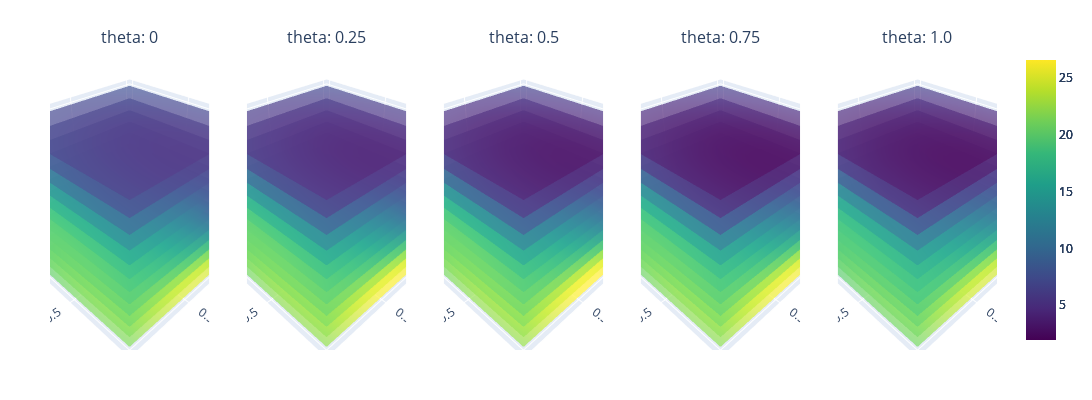

Write notebook code for a chart like this one.
### Code cell
original_bounds = torch.tensor([[x_all[:,0].min(), x_all[:,1].min(), x_all[:,2].min(), x_all[:,3].min()], [x_all[:,0].max(), x_all[:,1].max(), x_all[:,2].max(), x_all[:,3].max()]])
random.seed(42)
random_indices = random.sample(range(x_all.shape[0]), 10)
x_train, _ = ground_truth_pool(lhs_data)
nx_train = normalize(x_train, bounds=original_bounds) # normalized data for training

x_train_df = pd.DataFrame(x_train.numpy(), columns=['n', 'theta', 'r', 't']) # Converted dataframe of the training data
matching_index = find_nearest_rows(x_inputs,x_train_df) # THe cloeset indecies
y_train,y_train_var = ground_truth_value(matching_index) # Train_y and train y var. Variance exists is multiple of the same rows exist

nx_all = normalize(x_all,original_bounds)

# Step 1: Initialize your model
gp_model = GaussianModel(x_train=nx_train, y_train=y_train, y_train_var=y_train_var, bounds=original_bounds)

# Step 2: Initialize Plotting class
variable_combinations = [('n', 'r', 't'), ('theta', 'r', 't'), ('n', 't', 'theta')]
plotting = Plotting(gp_model, variable_combinations=variable_combinations)

combination = variable_combinations[0]

minmax = [y_train.min(), y_train.max()]
plotting.sliced_plotting(combination, minmax)

### Figure 1 — Plotly figure (JSON) as saved in the notebook; plotly's stock layout.template omitted (floating-point values rounded to 4 significant figures; data arrays with more than 128 entries replaced by an {"elided": "..."} marker saying what was removed)
{"data": [{"cmax": 26.55, "cmin": 1.95, "colorscale": [[0, "#440154"], [0.1111, "#482878"], [0.2222, "#3e4989"], [0.3333, "#31688e"], [0.4444, "#26828e"], [0.5556, "#1f9e89"], [0.6667, "#35b779"], [0.7778, "#6ece58"], [0.8889, "#b5de2b"], [1, "#fde725"]], "opacity": 0.7, "scene": "scene", "showscale": true, "surfacecolor": {"elided": "20x20 float values"}, "type": "surface", "x": {"elided": "20x20 float values"}, "y": {"elided": "20x20 float values"}, "z": {"elided": "20x20 float values"}}, {"cmax": 26.55, "cmin": 1.95, "colorscale": [[0, "#440154"], [0.1111, "#482878"], [0.2222, "#3e4989"], [0.3333, "#31688e"], [0.4444, "#26828e"], [0.5556, "#1f9e89"], [0.6667, "#35b779"], [0.7778, "#6ece58"], [0.8889, "#b5de2b"], [1, "#fde725"]], "opacity": 0.7, "scene": "scene2", "showscale": true, "surfacecolor": {"elided": "20x20 float values"}, "type": "surface", "x": {"elided": "20x20 float values"}, "y": {"elided": "20x20 float values"}, "z": {"elided": "20x20 float values"}}, {"cmax": 26.55, "cmin": 1.95, "colorscale": [[0, "#440154"], [0.1111, "#482878"], [0.2222, "#3e4989"], [0.3333, "#31688e"], [0.4444, "#26828e"], [0.5556, "#1f9e89"], [0.6667, "#35b779"], [0.7778, "#6ece58"], [0.8889, "#b5de2b"], [1, "#fde725"]], "opacity": 0.7, "scene": "scene3", "showscale": true, "surfacecolor": {"elided": "20x20 float values"}, "type": "surface", "x": {"elided": "20x20 float values"}, "y": {"elided": "20x20 float values"}, "z": {"elided": "20x20 float values"}}, {"cmax": 26.55, "cmin": 1.95, "colorscale": [[0, "#440154"], [0.1111, "#482878"], [0.2222, "#3e4989"], [0.3333, "#31688e"], [0.4444, "#26828e"], [0.5556, "#1f9e89"], [0.6667, "#35b779"], [0.7778, "#6ece58"], [0.8889, "#b5de2b"], [1, "#fde725"]], "opacity": 0.7, "scene": "scene4", "showscale": true, "surfacecolor": {"elided": "20x20 float values"}, "type": "surface", "x": {"elided": "20x20 float values"}, "y": {"elided": "20x20 float values"}, "z": {"elided": "20x20 float values"}}, {"cmax": 26.55, "cmin": 1.95, "colorscale": [[0, "#440154"], [0.1111, "#482878"], [0.2222, "#3e4989"], [0.3333, "#31688e"], [0.4444, "#26828e"], [0.5556, "#1f9e89"], [0.6667, "#35b779"], [0.7778, "#6ece58"], [0.8889, "#b5de2b"], [1, "#fde725"]], "opacity": 0.7, "scene": "scene5", "showscale": true, "surfacecolor": {"elided": "20x20 float values"}, "type": "surface", "x": {"elided": "20x20 float values"}, "y": {"elided": "20x20 float values"}, "z": {"elided": "20x20 float values"}}, {"cmax": 26.55, "cmin": 1.95, "colorscale": [[0, "#440154"], [0.1111, "#482878"], [0.2222, "#3e4989"], [0.3333, "#31688e"], [0.4444, "#26828e"], [0.5556, "#1f9e89"], [0.6667, "#35b779"], [0.7778, "#6ece58"], [0.8889, "#b5de2b"], [1, "#fde725"]], "opacity": 0.7, "scene": "scene", "showscale": false, "surfacecolor": {"elided": "20x20 float values"}, "type": "surface", "x": {"elided": "20x20 float values"}, "y": {"elided": "20x20 float values"}, "z": {"elided": "20x20 float values"}}, {"cmax": 26.55, "cmin": 1.95, "colorscale": [[0, "#440154"], [0.1111, "#482878"], [0.2222, "#3e4989"], [0.3333, "#31688e"], [0.4444, "#26828e"], [0.5556, "#1f9e89"], [0.6667, "#35b779"], [0.7778, "#6ece58"], [0.8889, "#b5de2b"], [1, "#fde725"]], "opacity": 0.7, "scene": "scene2", "showscale": false, "surfacecolor": {"elided": "20x20 float values"}, "type": "surface", "x": {"elided": "20x20 float values"}, "y": {"elided": "20x20 float values"}, "z": {"elided": "20x20 float values"}}, {"cmax": 26.55, "cmin": 1.95, "colorscale": [[0, "#440154"], [0.1111, "#482878"], [0.2222, "#3e4989"], [0.3333, "#31688e"], [0.4444, "#26828e"], [0.5556, "#1f9e89"], [0.6667, "#35b779"], [0.7778, "#6ece58"], [0.8889, "#b5de2b"], [1, "#fde725"]], "opacity": 0.7, "scene": "scene3", "showscale": false, "surfacecolor": {"elided": "20x20 float values"}, "type": "surface", "x": {"elided": "20x20 float values"}, "y": {"elided": "20x20 float values"}, "z": {"elided": "20x20 float values"}}, {"cmax": 26.55, "cmin": 1.95, "colorscale": [[0, "#440154"], [0.1111, "#482878"], [0.2222, "#3e4989"], [0.3333, "#31688e"], [0.4444, "#26828e"], [0.5556, "#1f9e89"], [0.6667, "#35b779"], [0.7778, "#6ece58"], [0.8889, "#b5de2b"], [1, "#fde725"]], "opacity": 0.7, "scene": "scene4", "showscale": false, "surfacecolor": {"elided": "20x20 float values"}, "type": "surface", "x": {"elided": "20x20 float values"}, "y": {"elided": "20x20 float values"}, "z": {"elided": "20x20 float values"}}, {"cmax": 26.55, "cmin": 1.95, "colorscale": [[0, "#440154"], [0.1111, "#482878"], [0.2222, "#3e4989"], [0.3333, "#31688e"], [0.4444, "#26828e"], [0.5556, "#1f9e89"], [0.6667, "#35b779"], [0.7778, "#6ece58"], [0.8889, "#b5de2b"], [1, "#fde725"]], "opacity": 0.7, "scene": "scene5", "showscale": false, "surfacecolor": {"elided": "20x20 float values"}, "type": "surface", "x": {"elided": "20x20 float values"}, "y": {"elided": "20x20 float values"}, "z": {"elided": "20x20 float values"}}, {"cmax": 26.55, "cmin": 1.95, "colorscale": [[0, "#440154"], [0.1111, "#482878"], [0.2222, "#3e4989"], [0.3333, "#31688e"], [0.4444, "#26828e"], [0.5556, "#1f9e89"], [0.6667, "#35b779"], [0.7778, "#6ece58"], [0.8889, "#b5de2b"], [1, "#fde725"]], "opacity": 0.7, "scene": "scene", "showscale": false, "surfacecolor": {"elided": "20x20 float values"}, "type": "surface", "x": {"elided": "20x20 float values"}, "y": {"elided": "20x20 float values"}, "z": {"elided": "20x20 float values"}}, {"cmax": 26.55, "cmin": 1.95, "colorscale": [[0, "#440154"], [0.1111, "#482878"], [0.2222, "#3e4989"], [0.3333, "#31688e"], [0.4444, "#26828e"], [0.5556, "#1f9e89"], [0.6667, "#35b779"], [0.7778, "#6ece58"], [0.8889, "#b5de2b"], [1, "#fde725"]], "opacity": 0.7, "scene": "scene2", "showscale": false, "surfacecolor": {"elided": "20x20 float values"}, "type": "surface", "x": {"elided": "20x20 float values"}, "y": {"elided": "20x20 float values"}, "z": {"elided": "20x20 float values"}}, {"cmax": 26.55, "cmin": 1.95, "colorscale": [[0, "#440154"], [0.1111, "#482878"], [0.2222, "#3e4989"], [0.3333, "#31688e"], [0.4444, "#26828e"], [0.5556, "#1f9e89"], [0.6667, "#35b779"], [0.7778, "#6ece58"], [0.8889, "#b5de2b"], [1, "#fde725"]], "opacity": 0.7, "scene": "scene3", "showscale": false, "surfacecolor": {"elided": "20x20 float values"}, "type": "surface", "x": {"elided": "20x20 float values"}, "y": {"elided": "20x20 float values"}, "z": {"elided": "20x20 float values"}}, {"cmax": 26.55, "cmin": 1.95, "colorscale": [[0, "#440154"], [0.1111, "#482878"], [0.2222, "#3e4989"], [0.3333, "#31688e"], [0.4444, "#26828e"], [0.5556, "#1f9e89"], [0.6667, "#35b779"], [0.7778, "#6ece58"], [0.8889, "#b5de2b"], [1, "#fde725"]], "opacity": 0.7, "scene": "scene4", "showscale": false, "surfacecolor": {"elided": "20x20 float values"}, "type": "surface", "x": {"elided": "20x20 float values"}, "y": {"elided": "20x20 float values"}, "z": {"elided": "20x20 float values"}}, {"cmax": 26.55, "cmin": 1.95, "colorscale": [[0, "#440154"], [0.1111, "#482878"], [0.2222, "#3e4989"], [0.3333, "#31688e"], [0.4444, "#26828e"], [0.5556, "#1f9e89"], [0.6667, "#35b779"], [0.7778, "#6ece58"], [0.8889, "#b5de2b"], [1, "#fde725"]], "opacity": 0.7, "scene": "scene5", "showscale": false, "surfacecolor": {"elided": "20x20 float values"}, "type": "surface", "x": {"elided": "20x20 float values"}, "y": {"elided": "20x20 float values"}, "z": {"elided": "20x20 float values"}}, {"cmax": 26.55, "cmin": 1.95, "colorscale": [[0, "#440154"], [0.1111, "#482878"], [0.2222, "#3e4989"], [0.3333, "#31688e"], [0.4444, "#26828e"], [0.5556, "#1f9e89"], [0.6667, "#35b779"], [0.7778, "#6ece58"], [0.8889, "#b5de2b"], [1, "#fde725"]], "opacity": 0.7, "scene": "scene", "showscale": false, "surfacecolor": {"elided": "20x20 float values"}, "type": "surface", "x": {"elided": "20x20 float values"}, "y": {"elided": "20x20 float values"}, "z": {"elided": "20x20 float values"}}, {"cmax": 26.55, "cmin": 1.95, "colorscale": [[0, "#440154"], [0.1111, "#482878"], [0.2222, "#3e4989"], [0.3333, "#31688e"], [0.4444, "#26828e"], [0.5556, "#1f9e89"], [0.6667, "#35b779"], [0.7778, "#6ece58"], [0.8889, "#b5de2b"], [1, "#fde725"]], "opacity": 0.7, "scene": "scene2", "showscale": false, "surfacecolor": {"elided": "20x20 float values"}, "type": "surface", "x": {"elided": "20x20 float values"}, "y": {"elided": "20x20 float values"}, "z": {"elided": "20x20 float values"}}, {"cmax": 26.55, "cmin": 1.95, "colorscale": [[0, "#440154"], [0.1111, "#482878"], [0.2222, "#3e4989"], [0.3333, "#31688e"], [0.4444, "#26828e"], [0.5556, "#1f9e89"], [0.6667, "#35b779"], [0.7778, "#6ece58"], [0.8889, "#b5de2b"], [1, "#fde725"]], "opacity": 0.7, "scene": "scene3", "showscale": false, "surfacecolor": {"elided": "20x20 float values"}, "type": "surface", "x": {"elided": "20x20 float values"}, "y": {"elided": "20x20 float values"}, "z": {"elided": "20x20 float values"}}, {"cmax": 26.55, "cmin": 1.95, "colorscale": [[0, "#440154"], [0.1111, "#482878"], [0.2222, "#3e4989"], [0.3333, "#31688e"], [0.4444, "#26828e"], [0.5556, "#1f9e89"], [0.6667, "#35b779"], [0.7778, "#6ece58"], [0.8889, "#b5de2b"], [1, "#fde725"]], "opacity": 0.7, "scene": "scene4", "showscale": false, "surfacecolor": {"elided": "20x20 float values"}, "type": "surface", "x": {"elided": "20x20 float values"}, "y": {"elided": "20x20 float values"}, "z": {"elided": "20x20 float values"}}, {"cmax": 26.55, "cmin": 1.95, "colorscale": [[0, "#440154"], [0.1111, "#482878"], [0.2222, "#3e4989"], [0.3333, "#31688e"], [0.4444, "#26828e"], [0.5556, "#1f9e89"], [0.6667, "#35b779"], [0.7778, "#6ece58"], [0.8889, "#b5de2b"], [1, "#fde725"]], "opacity": 0.7, "scene": "scene5", "showscale": false, "surfacecolor": {"elided": "20x20 float values"}, "type": "surface", "x": {"elided": "20x20 float values"}, "y": {"elided": "20x20 float values"}, "z": {"elided": "20x20 float values"}}, {"cmax": 26.55, "cmin": 1.95, "colorscale": [[0, "#440154"], [0.1111, "#482878"], [0.2222, "#3e4989"], [0.3333, "#31688e"], [0.4444, "#26828e"], [0.5556, "#1f9e89"], [0.6667, "#35b779"], [0.7778, "#6ece58"], [0.8889, "#b5de2b"], [1, "#fde725"]], "opacity": 0.7, "scene": "scene", "showscale": false, "surfacecolor": {"elided": "20x20 float values"}, "type": "surface", "x": {"elided": "20x20 float values"}, "y": {"elided": "20x20 float values"}, "z": {"elided": "20x20 float values"}}, {"cmax": 26.55, "cmin": 1.95, "colorscale": [[0, "#440154"], [0.1111, "#482878"], [0.2222, "#3e4989"], [0.3333, "#31688e"], [0.4444, "#26828e"], [0.5556, "#1f9e89"], [0.6667, "#35b779"], [0.7778, "#6ece58"], [0.8889, "#b5de2b"], [1, "#fde725"]], "opacity": 0.7, "scene": "scene2", "showscale": false, "surfacecolor": {"elided": "20x20 float values"}, "type": "surface", "x": {"elided": "20x20 float values"}, "y": {"elided": "20x20 float values"}, "z": {"elided": "20x20 float values"}}, {"cmax": 26.55, "cmin": 1.95, "colorscale": [[0, "#440154"], [0.1111, "#482878"], [0.2222, "#3e4989"], [0.3333, "#31688e"], [0.4444, "#26828e"], [0.5556, "#1f9e89"], [0.6667, "#35b779"], [0.7778, "#6ece58"], [0.8889, "#b5de2b"], [1, "#fde725"]], "opacity": 0.7, "scene": "scene3", "showscale": false, "surfacecolor": {"elided": "20x20 float values"}, "type": "surface", "x": {"elided": "20x20 float values"}, "y": {"elided": "20x20 float values"}, "z": {"elided": "20x20 float values"}}, {"cmax": 26.55, "cmin": 1.95, "colorscale": [[0, "#440154"], [0.1111, "#482878"], [0.2222, "#3e4989"], [0.3333, "#31688e"], [0.4444, "#26828e"], [0.5556, "#1f9e89"], [0.6667, "#35b779"], [0.7778, "#6ece58"], [0.8889, "#b5de2b"], [1, "#fde725"]], "opacity": 0.7, "scene": "scene4", "showscale": false, "surfacecolor": {"elided": "20x20 float values"}, "type": "surface", "x": {"elided": "20x20 float values"}, "y": {"elided": "20x20 float values"}, "z": {"elided": "20x20 float values"}}, {"cmax": 26.55, "cmin": 1.95, "colorscale": [[0, "#440154"], [0.1111, "#482878"], [0.2222, "#3e4989"], [0.3333, "#31688e"], [0.4444, "#26828e"], [0.5556, "#1f9e89"], [0.6667, "#35b779"], [0.7778, "#6ece58"], [0.8889, "#b5de2b"], [1, "#fde725"]], "opacity": 0.7, "scene": "scene5", "showscale": false, "surfacecolor": {"elided": "20x20 float values"}, "type": "surface", "x": {"elided": "20x20 float values"}, "y": {"elided": "20x20 float values"}, "z": {"elided": "20x20 float values"}}, {"cmax": 26.55, "cmin": 1.95, "colorscale": [[0, "#440154"], [0.1111, "#482878"], [0.2222, "#3e4989"], [0.3333, "#31688e"], [0.4444, "#26828e"], [0.5556, "#1f9e89"], [0.6667, "#35b779"], [0.7778, "#6ece58"], [0.8889, "#b5de2b"], [1, "#fde725"]], "opacity": 0.7, "scene": "scene", "showscale": false, "surfacecolor": {"elided": "20x20 float values"}, "type": "surface", "x": {"elided": "20x20 float values"}, "y": {"elided": "20x20 float values"}, "z": {"elided": "20x20 float values"}}, {"cmax": 26.55, "cmin": 1.95, "colorscale": [[0, "#440154"], [0.1111, "#482878"], [0.2222, "#3e4989"], [0.3333, "#31688e"], [0.4444, "#26828e"], [0.5556, "#1f9e89"], [0.6667, "#35b779"], [0.7778, "#6ece58"], [0.8889, "#b5de2b"], [1, "#fde725"]], "opacity": 0.7, "scene": "scene2", "showscale": false, "surfacecolor": {"elided": "20x20 float values"}, "type": "surface", "x": {"elided": "20x20 float values"}, "y": {"elided": "20x20 float values"}, "z": {"elided": "20x20 float values"}}, {"cmax": 26.55, "cmin": 1.95, "colorscale": [[0, "#440154"], [0.1111, "#482878"], [0.2222, "#3e4989"], [0.3333, "#31688e"], [0.4444, "#26828e"], [0.5556, "#1f9e89"], [0.6667, "#35b779"], [0.7778, "#6ece58"], [0.8889, "#b5de2b"], [1, "#fde725"]], "opacity": 0.7, "scene": "scene3", "showscale": false, "surfacecolor": {"elided": "20x20 float values"}, "type": "surface", "x": {"elided": "20x20 float values"}, "y": {"elided": "20x20 float values"}, "z": {"elided": "20x20 float values"}}, {"cmax": 26.55, "cmin": 1.95, "colorscale": [[0, "#440154"], [0.1111, "#482878"], [0.2222, "#3e4989"], [0.3333, "#31688e"], [0.4444, "#26828e"], [0.5556, "#1f9e89"], [0.6667, "#35b779"], [0.7778, "#6ece58"], [0.8889, "#b5de2b"], [1, "#fde725"]], "opacity": 0.7, "scene": "scene4", "showscale": false, "surfacecolor": {"elided": "20x20 float values"}, "type": "surface", "x": {"elided": "20x20 float values"}, "y": {"elided": "20x20 float values"}, "z": {"elided": "20x20 float values"}}, {"cmax": 26.55, "cmin": 1.95, "colorscale": [[0, "#440154"], [0.1111, "#482878"], [0.2222, "#3e4989"], [0.3333, "#31688e"], [0.4444, "#26828e"], [0.5556, "#1f9e89"], [0.6667, "#35b779"], [0.7778, "#6ece58"], [0.8889, "#b5de2b"], [1, "#fde725"]], "opacity": 0.7, "scene": "scene5", "showscale": false, "surfacecolor": {"elided": "20x20 float values"}, "type": "surface", "x": {"elided": "20x20 float values"}, "y": {"elided": "20x20 float values"}, "z": {"elided": "20x20 float values"}}, {"cmax": 26.55, "cmin": 1.95, "colorscale": [[0, "#440154"], [0.1111, "#482878"], [0.2222, "#3e4989"], [0.3333, "#31688e"], [0.4444, "#26828e"], [0.5556, "#1f9e89"], [0.6667, "#35b779"], [0.7778, "#6ece58"], [0.8889, "#b5de2b"], [1, "#fde725"]], "opacity": 0.7, "scene": "scene", "showscale": false, "surfacecolor": {"elided": "20x20 float values"}, "type": "surface", "x": {"elided": "20x20 float values"}, "y": {"elided": "20x20 float values"}, "z": {"elided": "20x20 float values"}}, {"cmax": 26.55, "cmin": 1.95, "colorscale": [[0, "#440154"], [0.1111, "#482878"], [0.2222, "#3e4989"], [0.3333, "#31688e"], [0.4444, "#26828e"], [0.5556, "#1f9e89"], [0.6667, "#35b779"], [0.7778, "#6ece58"], [0.8889, "#b5de2b"], [1, "#fde725"]], "opacity": 0.7, "scene": "scene2", "showscale": false, "surfacecolor": {"elided": "20x20 float values"}, "type": "surface", "x": {"elided": "20x20 float values"}, "y": {"elided": "20x20 float values"}, "z": {"elided": "20x20 float values"}}, {"cmax": 26.55, "cmin": 1.95, "colorscale": [[0, "#440154"], [0.1111, "#482878"], [0.2222, "#3e4989"], [0.3333, "#31688e"], [0.4444, "#26828e"], [0.5556, "#1f9e89"], [0.6667, "#35b779"], [0.7778, "#6ece58"], [0.8889, "#b5de2b"], [1, "#fde725"]], "opacity": 0.7, "scene": "scene3", "showscale": false, "surfacecolor": {"elided": "20x20 float values"}, "type": "surface", "x": {"elided": "20x20 float values"}, "y": {"elided": "20x20 float values"}, "z": {"elided": "20x20 float values"}}, {"cmax": 26.55, "cmin": 1.95, "colorscale": [[0, "#440154"], [0.1111, "#482878"], [0.2222, "#3e4989"], [0.3333, "#31688e"], [0.4444, "#26828e"], [0.5556, "#1f9e89"], [0.6667, "#35b779"], [0.7778, "#6ece58"], [0.8889, "#b5de2b"], [1, "#fde725"]], "opacity": 0.7, "scene": "scene4", "showscale": false, "surfacecolor": {"elided": "20x20 float values"}, "type": "surface", "x": {"elided": "20x20 float values"}, "y": {"elided": "20x20 float values"}, "z": {"elided": "20x20 float values"}}, {"cmax": 26.55, "cmin": 1.95, "colorscale": [[0, "#440154"], [0.1111, "#482878"], [0.2222, "#3e4989"], [0.3333, "#31688e"], [0.4444, "#26828e"], [0.5556, "#1f9e89"], [0.6667, "#35b779"], [0.7778, "#6ece58"], [0.8889, "#b5de2b"], [1, "#fde725"]], "opacity": 0.7, "scene": "scene5", "showscale": false, "surfacecolor": {"elided": "20x20 float values"}, "type": "surface", "x": {"elided": "20x20 float values"}, "y": {"elided": "20x20 float values"}, "z": {"elided": "20x20 float values"}}, {"cmax": 26.55, "cmin": 1.95, "colorscale": [[0, "#440154"], [0.1111, "#482878"], [0.2222, "#3e4989"], [0.3333, "#31688e"], [0.4444, "#26828e"], [0.5556, "#1f9e89"], [0.6667, "#35b779"], [0.7778, "#6ece58"], [0.8889, "#b5de2b"], [1, "#fde725"]], "opacity": 0.7, "scene": "scene", "showscale": false, "surfacecolor": {"elided": "20x20 float values"}, "type": "surface", "x": {"elided": "20x20 float values"}, "y": {"elided": "20x20 float values"}, "z": {"elided": "20x20 float values"}}, {"cmax": 26.55, "cmin": 1.95, "colorscale": [[0, "#440154"], [0.1111, "#482878"], [0.2222, "#3e4989"], [0.3333, "#31688e"], [0.4444, "#26828e"], [0.5556, "#1f9e89"], [0.6667, "#35b779"], [0.7778, "#6ece58"], [0.8889, "#b5de2b"], [1, "#fde725"]], "opacity": 0.7, "scene": "scene2", "showscale": false, "surfacecolor": {"elided": "20x20 float values"}, "type": "surface", "x": {"elided": "20x20 float values"}, "y": {"elided": "20x20 float values"}, "z": {"elided": "20x20 float values"}}, {"cmax": 26.55, "cmin": 1.95, "colorscale": [[0, "#440154"], [0.1111, "#482878"], [0.2222, "#3e4989"], [0.3333, "#31688e"], [0.4444, "#26828e"], [0.5556, "#1f9e89"], [0.6667, "#35b779"], [0.7778, "#6ece58"], [0.8889, "#b5de2b"], [1, "#fde725"]], "opacity": 0.7, "scene": "scene3", "showscale": false, "surfacecolor": {"elided": "20x20 float values"}, "type": "surface", "x": {"elided": "20x20 float values"}, "y": {"elided": "20x20 float values"}, "z": {"elided": "20x20 float values"}}, {"cmax": 26.55, "cmin": 1.95, "colorscale": [[0, "#440154"], [0.1111, "#482878"], [0.2222, "#3e4989"], [0.3333, "#31688e"], [0.4444, "#26828e"], [0.5556, "#1f9e89"], [0.6667, "#35b779"], [0.7778, "#6ece58"], [0.8889, "#b5de2b"], [1, "#fde725"]], "opacity": 0.7, "scene": "scene4", "showscale": false, "surfacecolor": {"elided": "20x20 float values"}, "type": "surface", "x": {"elided": "20x20 float values"}, "y": {"elided": "20x20 float values"}, "z": {"elided": "20x20 float values"}}, {"cmax": 26.55, "cmin": 1.95, "colorscale": [[0, "#440154"], [0.1111, "#482878"], [0.2222, "#3e4989"], [0.3333, "#31688e"], [0.4444, "#26828e"], [0.5556, "#1f9e89"], [0.6667, "#35b779"], [0.7778, "#6ece58"], [0.8889, "#b5de2b"], [1, "#fde725"]], "opacity": 0.7, "scene": "scene5", "showscale": false, "surfacecolor": {"elided": "20x20 float values"}, "type": "surface", "x": {"elided": "20x20 float values"}, "y": {"elided": "20x20 float values"}, "z": {"elided": "20x20 float values"}}, {"cmax": 26.55, "cmin": 1.95, "colorscale": [[0, "#440154"], [0.1111, "#482878"], [0.2222, "#3e4989"], [0.3333, "#31688e"], [0.4444, "#26828e"], [0.5556, "#1f9e89"], [0.6667, "#35b779"], [0.7778, "#6ece58"], [0.8889, "#b5de2b"], [1, "#fde725"]], "opacity": 0.7, "scene": "scene", "showscale": false, "surfacecolor": {"elided": "20x20 float values"}, "type": "surface", "x": {"elided": "20x20 float values"}, "y": {"elided": "20x20 float values"}, "z": {"elided": "20x20 float values"}}, {"cmax": 26.55, "cmin": 1.95, "colorscale": [[0, "#440154"], [0.1111, "#482878"], [0.2222, "#3e4989"], [0.3333, "#31688e"], [0.4444, "#26828e"], [0.5556, "#1f9e89"], [0.6667, "#35b779"], [0.7778, "#6ece58"], [0.8889, "#b5de2b"], [1, "#fde725"]], "opacity": 0.7, "scene": "scene2", "showscale": false, "surfacecolor": {"elided": "20x20 float values"}, "type": "surface", "x": {"elided": "20x20 float values"}, "y": {"elided": "20x20 float values"}, "z": {"elided": "20x20 float values"}}, {"cmax": 26.55, "cmin": 1.95, "colorscale": [[0, "#440154"], [0.1111, "#482878"], [0.2222, "#3e4989"], [0.3333, "#31688e"], [0.4444, "#26828e"], [0.5556, "#1f9e89"], [0.6667, "#35b779"], [0.7778, "#6ece58"], [0.8889, "#b5de2b"], [1, "#fde725"]], "opacity": 0.7, "scene": "scene3", "showscale": false, "surfacecolor": {"elided": "20x20 float values"}, "type": "surface", "x": {"elided": "20x20 float values"}, "y": {"elided": "20x20 float values"}, "z": {"elided": "20x20 float values"}}, {"cmax": 26.55, "cmin": 1.95, "colorscale": [[0, "#440154"], [0.1111, "#482878"], [0.2222, "#3e4989"], [0.3333, "#31688e"], [0.4444, "#26828e"], [0.5556, "#1f9e89"], [0.6667, "#35b779"], [0.7778, "#6ece58"], [0.8889, "#b5de2b"], [1, "#fde725"]], "opacity": 0.7, "scene": "scene4", "showscale": false, "surfacecolor": {"elided": "20x20 float values"}, "type": "surface", "x": {"elided": "20x20 float values"}, "y": {"elided": "20x20 float values"}, "z": {"elided": "20x20 float values"}}, {"cmax": 26.55, "cmin": 1.95, "colorscale": [[0, "#440154"], [0.1111, "#482878"], [0.2222, "#3e4989"], [0.3333, "#31688e"], [0.4444, "#26828e"], [0.5556, "#1f9e89"], [0.6667, "#35b779"], [0.7778, "#6ece58"], [0.8889, "#b5de2b"], [1, "#fde725"]], "opacity": 0.7, "scene": "scene5", "showscale": false, "surfacecolor": {"elided": "20x20 float values"}, "type": "surface", "x": {"elided": "20x20 float values"}, "y": {"elided": "20x20 float values"}, "z": {"elided": "20x20 float values"}}, {"cmax": 26.55, "cmin": 1.95, "colorscale": [[0, "#440154"], [0.1111, "#482878"], [0.2222, "#3e4989"], [0.3333, "#31688e"], [0.4444, "#26828e"], [0.5556, "#1f9e89"], [0.6667, "#35b779"], [0.7778, "#6ece58"], [0.8889, "#b5de2b"], [1, "#fde725"]], "opacity": 0.7, "scene": "scene", "showscale": false, "surfacecolor": {"elided": "20x20 float values"}, "type": "surface", "x": {"elided": "20x20 float values"}, "y": {"elided": "20x20 float values"}, "z": {"elided": "20x20 float values"}}, {"cmax": 26.55, "cmin": 1.95, "colorscale": [[0, "#440154"], [0.1111, "#482878"], [0.2222, "#3e4989"], [0.3333, "#31688e"], [0.4444, "#26828e"], [0.5556, "#1f9e89"], [0.6667, "#35b779"], [0.7778, "#6ece58"], [0.8889, "#b5de2b"], [1, "#fde725"]], "opacity": 0.7, "scene": "scene2", "showscale": false, "surfacecolor": {"elided": "20x20 float values"}, "type": "surface", "x": {"elided": "20x20 float values"}, "y": {"elided": "20x20 float values"}, "z": {"elided": "20x20 float values"}}, {"cmax": 26.55, "cmin": 1.95, "colorscale": [[0, "#440154"], [0.1111, "#482878"], [0.2222, "#3e4989"], [0.3333, "#31688e"], [0.4444, "#26828e"], [0.5556, "#1f9e89"], [0.6667, "#35b779"], [0.7778, "#6ece58"], [0.8889, "#b5de2b"], [1, "#fde725"]], "opacity": 0.7, "scene": "scene3", "showscale": false, "surfacecolor": {"elided": "20x20 float values"}, "type": "surface", "x": {"elided": "20x20 float values"}, "y": {"elided": "20x20 float values"}, "z": {"elided": "20x20 float values"}}, {"cmax": 26.55, "cmin": 1.95, "colorscale": [[0, "#440154"], [0.1111, "#482878"], [0.2222, "#3e4989"], [0.3333, "#31688e"], [0.4444, "#26828e"], [0.5556, "#1f9e89"], [0.6667, "#35b779"], [0.7778, "#6ece58"], [0.8889, "#b5de2b"], [1, "#fde725"]], "opacity": 0.7, "scene": "scene4", "showscale": false, "surfacecolor": {"elided": "20x20 float values"}, "type": "surface", "x": {"elided": "20x20 float values"}, "y": {"elided": "20x20 float values"}, "z": {"elided": "20x20 float values"}}, {"cmax": 26.55, "cmin": 1.95, "colorscale": [[0, "#440154"], [0.1111, "#482878"], [0.2222, "#3e4989"], [0.3333, "#31688e"], [0.4444, "#26828e"], [0.5556, "#1f9e89"], [0.6667, "#35b779"], [0.7778, "#6ece58"], [0.8889, "#b5de2b"], [1, "#fde725"]], "opacity": 0.7, "scene": "scene5", "showscale": false, "surfacecolor": {"elided": "20x20 float values"}, "type": "surface", "x": {"elided": "20x20 float values"}, "y": {"elided": "20x20 float values"}, "z": {"elided": "20x20 float values"}}, {"cmax": 26.55, "cmin": 1.95, "colorscale": [[0, "#440154"], [0.1111, "#482878"], [0.2222, "#3e4989"], [0.3333, "#31688e"], [0.4444, "#26828e"], [0.5556, "#1f9e89"], [0.6667, "#35b779"], [0.7778, "#6ece58"], [0.8889, "#b5de2b"], [1, "#fde725"]], "opacity": 0.7, "scene": "scene", "showscale": false, "surfacecolor": {"elided": "20x20 float values"}, "type": "surface", "x": {"elided": "20x20 float values"}, "y": {"elided": "20x20 float values"}, "z": {"elided": "20x20 float values"}}, {"cmax": 26.55, "cmin": 1.95, "colorscale": [[0, "#440154"], [0.1111, "#482878"], [0.2222, "#3e4989"], [0.3333, "#31688e"], [0.4444, "#26828e"], [0.5556, "#1f9e89"], [0.6667, "#35b779"], [0.7778, "#6ece58"], [0.8889, "#b5de2b"], [1, "#fde725"]], "opacity": 0.7, "scene": "scene2", "showscale": false, "surfacecolor": {"elided": "20x20 float values"}, "type": "surface", "x": {"elided": "20x20 float values"}, "y": {"elided": "20x20 float values"}, "z": {"elided": "20x20 float values"}}, {"cmax": 26.55, "cmin": 1.95, "colorscale": [[0, "#440154"], [0.1111, "#482878"], [0.2222, "#3e4989"], [0.3333, "#31688e"], [0.4444, "#26828e"], [0.5556, "#1f9e89"], [0.6667, "#35b779"], [0.7778, "#6ece58"], [0.8889, "#b5de2b"], [1, "#fde725"]], "opacity": 0.7, "scene": "scene3", "showscale": false, "surfacecolor": {"elided": "20x20 float values"}, "type": "surface", "x": {"elided": "20x20 float values"}, "y": {"elided": "20x20 float values"}, "z": {"elided": "20x20 float values"}}, {"cmax": 26.55, "cmin": 1.95, "colorscale": [[0, "#440154"], [0.1111, "#482878"], [0.2222, "#3e4989"], [0.3333, "#31688e"], [0.4444, "#26828e"], [0.5556, "#1f9e89"], [0.6667, "#35b779"], [0.7778, "#6ece58"], [0.8889, "#b5de2b"], [1, "#fde725"]], "opacity": 0.7, "scene": "scene4", "showscale": false, "surfacecolor": {"elided": "20x20 float values"}, "type": "surface", "x": {"elided": "20x20 float values"}, "y": {"elided": "20x20 float values"}, "z": {"elided": "20x20 float values"}}, {"cmax": 26.55, "cmin": 1.95, "colorscale": [[0, "#440154"], [0.1111, "#482878"], [0.2222, "#3e4989"], [0.3333, "#31688e"], [0.4444, "#26828e"], [0.5556, "#1f9e89"], [0.6667, "#35b779"], [0.7778, "#6ece58"], [0.8889, "#b5de2b"], [1, "#fde725"]], "opacity": 0.7, "scene": "scene5", "showscale": false, "surfacecolor": {"elided": "20x20 float values"}, "type": "surface", "x": {"elided": "20x20 float values"}, "y": {"elided": "20x20 float values"}, "z": {"elided": "20x20 float values"}}, {"cmax": 26.55, "cmin": 1.95, "colorscale": [[0, "#440154"], [0.1111, "#482878"], [0.2222, "#3e4989"], [0.3333, "#31688e"], [0.4444, "#26828e"], [0.5556, "#1f9e89"], [0.6667, "#35b779"], [0.7778, "#6ece58"], [0.8889, "#b5de2b"], [1, "#fde725"]], "opacity": 0.7, "scene": "scene", "showscale": false, "surfacecolor": {"elided": "20x20 float values"}, "type": "surface", "x": {"elided": "20x20 float values"}, "y": {"elided": "20x20 float values"}, "z": {"elided": "20x20 float values"}}, {"cmax": 26.55, "cmin": 1.95, "colorscale": [[0, "#440154"], [0.1111, "#482878"], [0.2222, "#3e4989"], [0.3333, "#31688e"], [0.4444, "#26828e"], [0.5556, "#1f9e89"], [0.6667, "#35b779"], [0.7778, "#6ece58"], [0.8889, "#b5de2b"], [1, "#fde725"]], "opacity": 0.7, "scene": "scene2", "showscale": false, "surfacecolor": {"elided": "20x20 float values"}, "type": "surface", "x": {"elided": "20x20 float values"}, "y": {"elided": "20x20 float values"}, "z": {"elided": "20x20 float values"}}, {"cmax": 26.55, "cmin": 1.95, "colorscale": [[0, "#440154"], [0.1111, "#482878"], [0.2222, "#3e4989"], [0.3333, "#31688e"], [0.4444, "#26828e"], [0.5556, "#1f9e89"], [0.6667, "#35b779"], [0.7778, "#6ece58"], [0.8889, "#b5de2b"], [1, "#fde725"]], "opacity": 0.7, "scene": "scene3", "showscale": false, "surfacecolor": {"elided": "20x20 float values"}, "type": "surface", "x": {"elided": "20x20 float values"}, "y": {"elided": "20x20 float values"}, "z": {"elided": "20x20 float values"}}, {"cmax": 26.55, "cmin": 1.95, "colorscale": [[0, "#440154"], [0.1111, "#482878"], [0.2222, "#3e4989"], [0.3333, "#31688e"], [0.4444, "#26828e"], [0.5556, "#1f9e89"], [0.6667, "#35b779"], [0.7778, "#6ece58"], [0.8889, "#b5de2b"], [1, "#fde725"]], "opacity": 0.7, "scene": "scene4", "showscale": false, "surfacecolor": {"elided": "20x20 float values"}, "type": "surface", "x": {"elided": "20x20 float values"}, "y": {"elided": "20x20 float values"}, "z": {"elided": "20x20 float values"}}, {"cmax": 26.55, "cmin": 1.95, "colorscale": [[0, "#440154"], [0.1111, "#482878"], [0.2222, "#3e4989"], [0.3333, "#31688e"], [0.4444, "#26828e"], [0.5556, "#1f9e89"], [0.6667, "#35b779"], [0.7778, "#6ece58"], [0.8889, "#b5de2b"], [1, "#fde725"]], "opacity": 0.7, "scene": "scene5", "showscale": false, "surfacecolor": {"elided": "20x20 float values"}, "type": "surface", "x": {"elided": "20x20 float values"}, "y": {"elided": "20x20 float values"}, "z": {"elided": "20x20 float values"}}], "layout": {"annotations": [{"font": {"size": 16}, "showarrow": false, "text": "theta: 0", "x": 0.084, "xanchor": "center", "xref": "paper", "y": 1, "yanchor": "bottom", "yref": "paper"}, {"font": {"size": 16}, "showarrow": false, "text": "theta: 0.25", "x": 0.292, "xanchor": "center", "xref": "paper", "y": 1, "yanchor": "bottom", "yref": "paper"}, {"font": {"size": 16}, "showarrow": false, "text": "theta: 0.5", "x": 0.5, "xanchor": "center", "xref": "paper", "y": 1, "yanchor": "bottom", "yref": "paper"}, {"font": {"size": 16}, "showarrow": false, "text": "theta: 0.75", "x": 0.708, "xanchor": "center", "xref": "paper", "y": 1, "yanchor": "bottom", "yref": "paper"}, {"font": {"size": 16}, "showarrow": false, "text": "theta: 1.0", "x": 0.916, "xanchor": "center", "xref": "paper", "y": 1, "yanchor": "bottom", "yref": "paper"}], "height": 400, "margin": {"b": 50, "l": 50, "r": 50, "t": 50}, "scene": {"domain": {"x": [0, 0.168], "y": [0, 1]}, "xaxis": {"title": {"text": "n"}}, "yaxis": {"title": {"text": "r"}}, "zaxis": {"title": {"text": "t"}}}, "scene2": {"domain": {"x": [0.208, 0.376], "y": [0, 1]}, "xaxis": {"title": {"text": "n"}}, "yaxis": {"title": {"text": "r"}}, "zaxis": {"title": {"text": "t"}}}, "scene3": {"domain": {"x": [0.416, 0.584], "y": [0, 1]}, "xaxis": {"title": {"text": "n"}}, "yaxis": {"title": {"text": "r"}}, "zaxis": {"title": {"text": "t"}}}, "scene4": {"domain": {"x": [0.624, 0.792], "y": [0, 1]}, "xaxis": {"title": {"text": "n"}}, "yaxis": {"title": {"text": "r"}}, "zaxis": {"title": {"text": "t"}}}, "scene5": {"domain": {"x": [0.832, 1], "y": [0, 1]}, "xaxis": {"title": {"text": "n"}}, "yaxis": {"title": {"text": "r"}}, "zaxis": {"title": {"text": "t"}}}, "width": 1300}}
